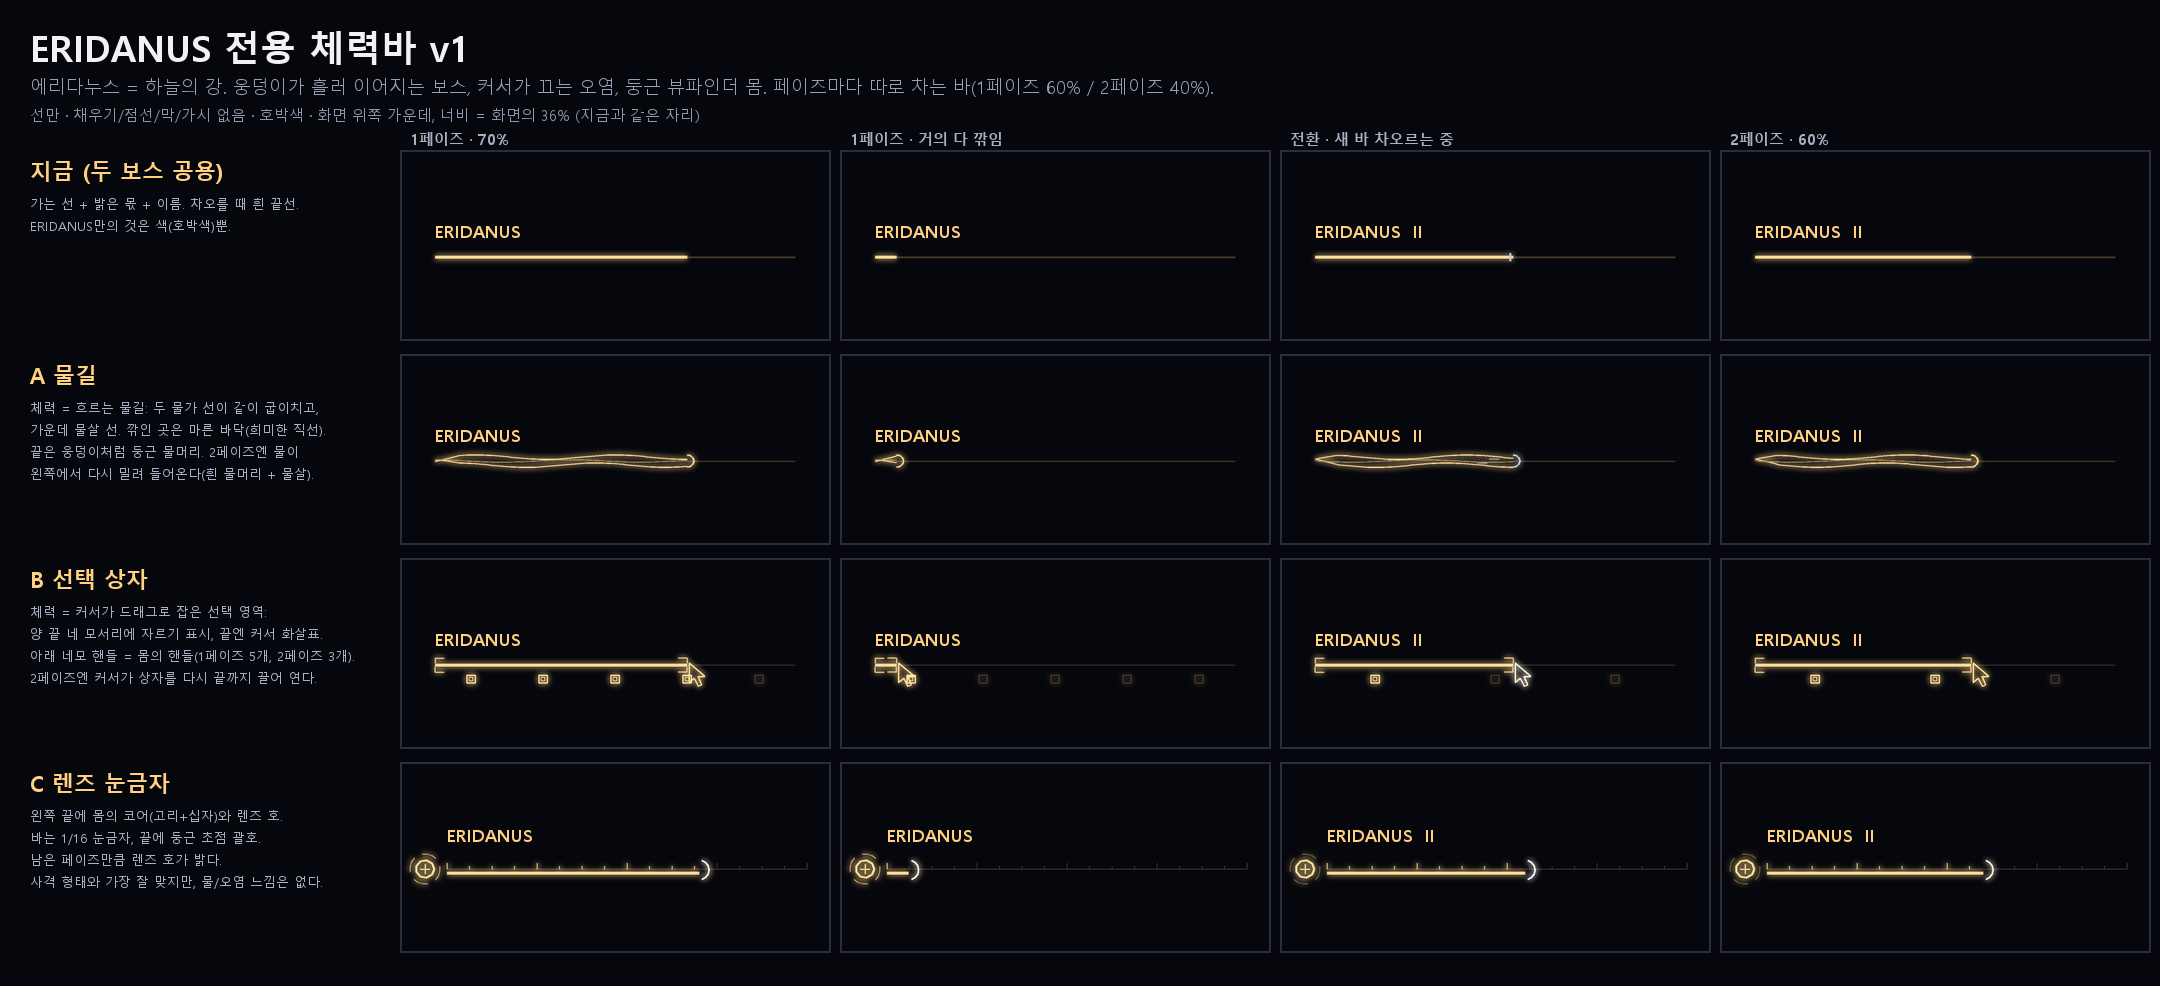

Python code for this plot:
"""ERIDANUS (CAELUM) boss bar design v1: a health bar of its own.

Today both bosses share one bar (a dim line, a bright share, the name above,
a white edge while phase 2 refills). ERIDANUS should get a bar that reads as
itself: the river its puddles flow into, the cursor that drags them, the
viewfinder body. Three directions, each shown in four moments: phase 1 full,
phase 1 almost drained, phase 2 refilling, phase 2 in play.
Same rules as the body boards: lines only, no fills, no dashes, no plates,
no thorns; amber. Helpers come from Caelum_Body_Design_A_v1.
Usage: python Eridanus_BossBar_Design_v1.py <out_dir>
"""
import math, os, sys
from PIL import Image, ImageDraw

sys.path.insert(0, os.path.dirname(os.path.abspath(__file__)))
from Caelum_Body_Design_A_v1 import Canvas, COL, HOT, BG, TAU, font, core

PW, PH = 430, 190          # one moment's panel
BW = 360                   # bar width in a panel
DIM = 0.22


def name_text(d, x, y, s, col=COL):
    d.text((x, y), s, font=font(17, True), fill=col)


# ── current bar (for reference) ────────────────────────────────
def cur(cv, x0, y, share, refill):
    cv.seg((x0, y), (x0 + BW, y), 2.0, DIM, glow=False)
    if share > 0:
        cv.seg((x0, y), (x0 + BW * share, y), 3.0, 0.95)
    if refill > 0:
        e = x0 + BW * share
        cv.seg((e - 3, y - 4), (e - 3, y + 4), 2.0, refill, col=(255, 255, 255))


# ── A: river ───────────────────────────────────────────────────
def river_pts(x0, x1, y, amp, phase, step=4.0):
    pts = []
    n = max(2, int((x1 - x0) / step))
    for i in range(n + 1):
        x = x0 + (x1 - x0) * i / n
        pts.append((x, y + amp * math.sin(x * 0.045 + phase)))
    return pts


def poly_open(cv, pts, w, a, glow=True, col=COL):
    for i in range(len(pts) - 1):
        cv.seg(pts[i], pts[i + 1], w, a, glow, col)


def a_bar(cv, x0, y, share, refill, t=0.0):
    e = x0 + BW * share
    # the dry bed: one dim straight line where the water has gone
    cv.seg((e, y), (x0 + BW, y), 1.4, DIM, glow=False)
    if share <= 0:
        return
    # the water: two banks that meander together, pinching at the source
    for s in (-1, 1):
        pts = river_pts(x0, e, y, 2.2, t + (0.9 if s > 0 else 0.0))
        pts = [(px, py + s * 4.0 * min(1.0, (px - x0) / 24.0)) for px, py in pts]
        poly_open(cv, pts, 1.6, 0.95)
    # the current: a brighter thread down the middle
    poly_open(cv, river_pts(x0, e, y, 1.2, t + 2.0), 1.0, 0.55, glow=False)
    # the front: a rounded puddle edge (a half ellipse), white while refilling
    col = (255, 255, 255) if refill > 0 else COL
    a = refill if refill > 0 else 0.9
    pts = [(e + 7 * math.cos(u), y + 6 * math.sin(u)) for u in [(-math.pi / 2 + math.pi * i / 10) for i in range(11)]]
    poly_open(cv, pts, 1.8, max(a, 0.6), col=col)
    if refill > 0:   # the water rushing in: two short streaks behind the front
        for k, dy in ((14, -2), (26, 2)):
            cv.seg((e - k - 10, y + dy), (e - k, y + dy), 1.2, refill * 0.8, col=HOT)


# ── B: selection box with handles ─────────────────────────────
def b_bar(cv, x0, y, share, refill, phase, lit):
    e = x0 + BW * share
    h = 7.0
    cv.seg((x0, y), (x0 + BW, y), 1.2, DIM, glow=False)
    if share > 0:
        cv.seg((x0, y), (e, y), 3.0, 0.95)
        # the selection the cursor holds: crop marks at its four corners
        for cx, sx in ((x0, 1), (e, -1)):
            for cy, sy in ((y - h, 1), (y + h, -1)):
                cv.seg((cx, cy), (cx + sx * 9, cy), 1.6, 0.8)
                cv.seg((cx, cy), (cx, cy + sy * 5), 1.6, 0.8)
    # the handles: one per share of the phase (5 in phase 1, 3 in phase 2),
    # the same squares the body wears; they go dark as the share runs out
    n = 5 if phase == 1 else 3
    for i in range(n):
        hx = x0 + BW * (i + 0.5) / n
        on = i < lit
        s = 4.0
        cv.box(hx - s, y + 14 - s, 2 * s, 2 * s, 1.6 if on else 1.0, 1.0 if on else 0.22)
        if on:
            cv.box(hx - 1.8, y + 14 - 1.8, 3.6, 3.6, 1.0, 0.8, glow=False)
    # the cursor drags the selection's edge (an arrow, as in the fight)
    if share > 0:
        sc = 0.75
        P = [(0, 0), (0, 26), (7, 20), (12, 31), (17, 29), (12, 18), (21, 18)]
        pts = [(e + 2 + px * sc, y - 2 + py * sc) for px, py in P]
        cv.poly(pts, 1.6, 1.0, col=HOT if refill > 0 else COL)


# ── C: viewfinder ruler ───────────────────────────────────────
def c_bar(cv, x0, y, share, refill, phase):
    e = x0 + BW * share
    # the lens at the source: the body's core in small (ring + crosshair) and
    # one lens arc per phase still to come
    lx = x0 - 22
    core(cv, lx, y, 9)
    for k in range(4):
        m = k * TAU / 4 + 0.3
        cv.arc(lx, y, 15, m - 0.5, m + 0.5, 1.2, 0.7 if phase == 1 else 0.35)
    # the ruler: a fine baseline with ticks every sixteenth, tall at quarters
    cv.seg((x0, y), (x0 + BW, y), 1.0, DIM, glow=False)
    for i in range(17):
        tx = x0 + BW * i / 16
        tall = 6 if i % 4 == 0 else 3
        on = tx <= e + 0.5
        cv.seg((tx, y - tall), (tx, y), 1.2 if on else 1.0, 0.85 if on else DIM, glow=on)
    if share > 0:
        cv.seg((x0, y + 4), (e, y + 4), 3.0, 0.95)
        # the focus bracket rides the end: a round bracket like the lens rim
        col = (255, 255, 255) if refill > 0 else HOT
        cv.arc(e, y + 1, 10, -math.pi / 2 + 0.3, math.pi / 2 - 0.3, 1.8, 1.0, col=col)


MOMENTS = [
    ("1페이즈 · 70%", 1, 0.70, 0.0),
    ("1페이즈 · 거의 다 깎임", 1, 0.06, 0.0),
    ("전환 · 새 바 차오르는 중", 2, 0.55, 0.7),
    ("2페이즈 · 60%", 2, 0.60, 0.0),
]

DESIGNS = [
    ("지금 (두 보스 공용)", "cur",
     ["가는 선 + 밝은 몫 + 이름. 차오를 때 흰 끝선.", "ERIDANUS만의 것은 색(호박색)뿐."]),
    ("A 물길", "a",
     ["체력 = 흐르는 물길: 두 물가 선이 같이 굽이치고,", "가운데 물살 선. 깎인 곳은 마른 바닥(희미한 직선).",
      "끝은 웅덩이처럼 둥근 물머리. 2페이즈엔 물이", "왼쪽에서 다시 밀려 들어온다(흰 물머리 + 물살)."]),
    ("B 선택 상자", "b",
     ["체력 = 커서가 드래그로 잡은 선택 영역:", "양 끝 네 모서리에 자르기 표시, 끝엔 커서 화살표.",
      "아래 네모 핸들 = 몸의 핸들(1페이즈 5개, 2페이즈 3개).", "2페이즈엔 커서가 상자를 다시 끝까지 끌어 연다."]),
    ("C 렌즈 눈금자", "c",
     ["왼쪽 끝에 몸의 코어(고리+십자)와 렌즈 호.", "바는 1/16 눈금자, 끝에 둥근 초점 괄호.",
      "남은 페이즈만큼 렌즈 호가 밝다.", "사격 형태와 가장 잘 맞지만, 물/오염 느낌은 없다."]),
]


def draw(kind, cv, x0, y, phase, share, refill):
    if kind == "cur":
        cur(cv, x0, y, share, refill)
    elif kind == "a":
        a_bar(cv, x0, y, share, refill, t=1.3 * phase)
    elif kind == "b":
        n = 5 if phase == 1 else 3
        lit = math.ceil(share * n - 1e-6) if refill == 0 else int(share * n)
        b_bar(cv, x0, y, share, refill, phase, lit)
    else:
        c_bar(cv, x0, y, share, refill, phase)


def main():
    out_dir = sys.argv[1]
    LW = 380
    W = LW + 4 * (PW + 10) + 20
    H = 150 + len(DESIGNS) * (PH + 14) + 20
    board = Image.new("RGB", (W, H), BG)
    d = ImageDraw.Draw(board)
    d.text((30, 22), "ERIDANUS 전용 체력바 v1", font=font(36, True), fill=(241, 242, 248))
    d.text((30, 74), "에리다누스 = 하늘의 강. 웅덩이가 흘러 이어지는 보스, 커서가 끄는 오염, 둥근 뷰파인더 몸. "
           "페이즈마다 따로 차는 바(1페이즈 60% / 2페이즈 40%).", font=font(18), fill=(154, 160, 184))
    d.text((30, 104), "선만 · 채우기/점선/막/가시 없음 · 호박색 · 화면 위쪽 가운데, 너비 = 화면의 36% (지금과 같은 자리)",
           font=font(15), fill=(144, 151, 174))
    for j, (label, *_rest) in enumerate(MOMENTS):
        d.text((LW + 20 + j * (PW + 10) + 10, 128), label, font=font(15, True), fill=(170, 176, 196))
    for i, (title, kind, notes) in enumerate(DESIGNS):
        y0 = 150 + i * (PH + 14)
        d.text((30, y0 + 6), title, font=font(22, True), fill=COL)
        for k, s in enumerate(notes):
            d.text((30, y0 + 44 + k * 22), s, font=font(13), fill=(170, 176, 196))
        for j, (_, phase, share, refill) in enumerate(MOMENTS):
            x = LW + 20 + j * (PW + 10)
            cv = Canvas(PW, PH)
            bx = (PW - BW) / 2 + (12 if kind == "c" else 0)
            draw(kind, cv, bx, PH / 2 + 12, phase, share, refill)
            board.paste(cv.image(), (x, y0))
            name = "ERIDANUS  II" if phase == 2 else "ERIDANUS"
            name_text(d, x + bx, y0 + PH / 2 - 26 - (8 if kind == "c" else 0), name)
            d.rectangle([x, y0, x + PW, y0 + PH], outline=(43, 45, 61), width=2)
    board.save(os.path.join(out_dir, "Eridanus_BossBar_Design_v1.png"))


if __name__ == "__main__":
    main()
